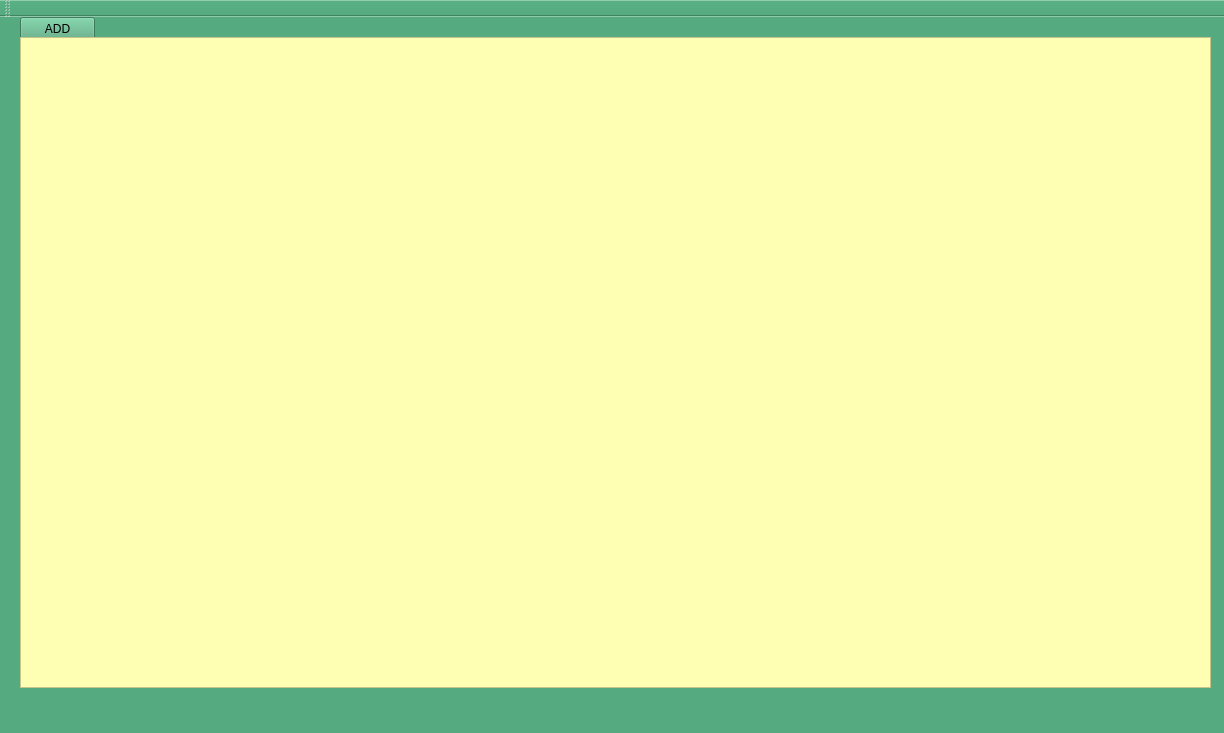
<?xml version="1.0" encoding="UTF-8"?>
<ui version="4.0">
 <class>MainWindow</class>
 <widget class="QMainWindow" name="MainWindow">
  <property name="geometry">
   <rect>
    <x>0</x>
    <y>0</y>
    <width>1224</width>
    <height>733</height>
   </rect>
  </property>
  <property name="windowTitle">
   <string>MainWindow</string>
  </property>
  <property name="styleSheet">
   <string notr="true">background-color: rgb(85, 170, 127);</string>
  </property>
  <widget class="QWidget" name="centralWidget">
   <widget class="QPushButton" name="pushButton">
    <property name="geometry">
     <rect>
      <x>20</x>
      <y>0</y>
      <width>75</width>
      <height>23</height>
     </rect>
    </property>
    <property name="text">
     <string>ADD</string>
    </property>
   </widget>
   <widget class="QGraphicsView" name="graphicsView">
    <property name="geometry">
     <rect>
      <x>20</x>
      <y>20</y>
      <width>1191</width>
      <height>651</height>
     </rect>
    </property>
    <property name="styleSheet">
     <string notr="true">alternate-background-color: rgb(247, 255, 167);
background-color: rgb(254, 255, 179);</string>
    </property>
   </widget>
  </widget>
  <widget class="QToolBar" name="mainToolBar">
   <attribute name="toolBarArea">
    <enum>TopToolBarArea</enum>
   </attribute>
   <attribute name="toolBarBreak">
    <bool>false</bool>
   </attribute>
  </widget>
  <widget class="QStatusBar" name="statusBar"/>
  <widget class="QMenuBar" name="menuBar">
   <property name="geometry">
    <rect>
     <x>0</x>
     <y>0</y>
     <width>1224</width>
     <height>21</height>
    </rect>
   </property>
  </widget>
 </widget>
 <layoutdefault spacing="6" margin="11"/>
 <resources/>
 <connections/>
</ui>
